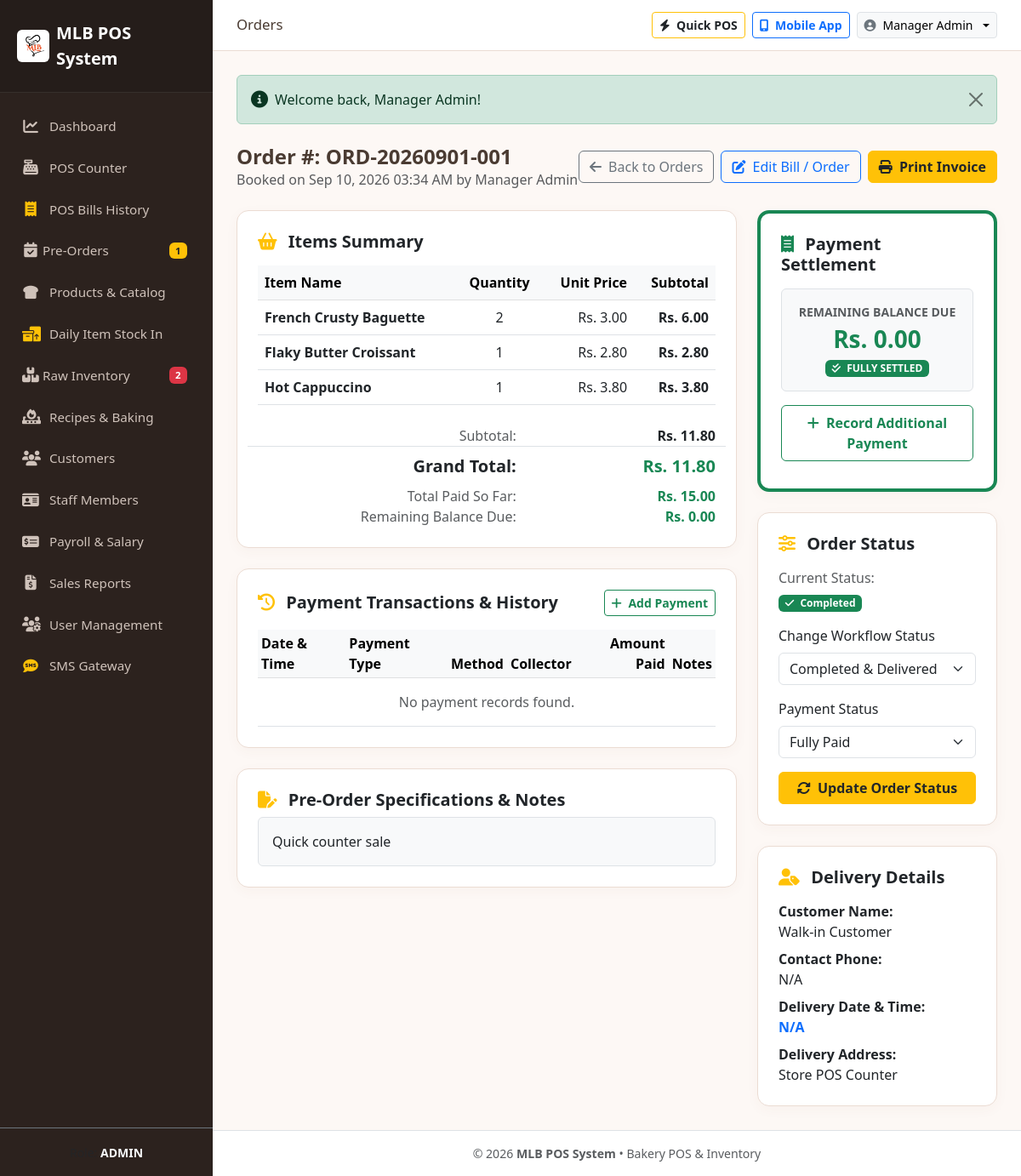
The app's page /modules/orders/view.php?id=1 (signed in) with its own data.
### tables this page shows
CREATE TABLE IF NOT EXISTS `orders` (
  `id` INT AUTO_INCREMENT PRIMARY KEY,
  `order_number` VARCHAR(50) NOT NULL UNIQUE,
  `customer_id` INT DEFAULT NULL,
  `order_type` ENUM('pos', 'preorder') NOT NULL DEFAULT 'preorder',
  `subtotal` DECIMAL(10,2) NOT NULL DEFAULT 0.00,
  `discount` DECIMAL(10,2) NOT NULL DEFAULT 0.00,
  `tax` DECIMAL(10,2) NOT NULL DEFAULT 0.00,
  `total_amount` DECIMAL(10,2) NOT NULL DEFAULT 0.00,
  `paid_amount` DECIMAL(10,2) NOT NULL DEFAULT 0.00,
  `change_amount` DECIMAL(10,2) NOT NULL DEFAULT 0.00,
  `payment_method` ENUM('cash', 'card', 'upi', 'online') NOT NULL DEFAULT 'cash',
  `payment_status` ENUM('paid', 'partial', 'unpaid') NOT NULL DEFAULT 'paid',
  `order_status` ENUM('pending', 'in_production', 'ready', 'completed', 'cancelled') NOT NULL DEFAULT 'completed',
  `delivery_date` DATETIME DEFAULT NULL,
  `custom_notes` TEXT DEFAULT NULL,
  `created_by` INT NOT NULL,
  `created_at` TIMESTAMP DEFAULT CURRENT_TIMESTAMP,
  FOREIGN KEY (`customer_id`) REFERENCES `customers`(`id`) ON DELETE SET NULL,
  FOREIGN KEY (`created_by`) REFERENCES `users`(`id`) ON DELETE CASCADE
);

CREATE TABLE IF NOT EXISTS `users` (
  `id` INT AUTO_INCREMENT PRIMARY KEY,
  `username` VARCHAR(50) NOT NULL UNIQUE,
  `password` VARCHAR(255) NOT NULL,
  `full_name` VARCHAR(100) NOT NULL,
  `email` VARCHAR(100) DEFAULT NULL,
  `role` ENUM('admin', 'owner', 'sales_person', 'pos_operator') NOT NULL DEFAULT 'pos_operator',
  `status` ENUM('active', 'inactive') NOT NULL DEFAULT 'active',
  `created_at` TIMESTAMP DEFAULT CURRENT_TIMESTAMP
);

CREATE TABLE IF NOT EXISTS `order_items` (
  `id` INT AUTO_INCREMENT PRIMARY KEY,
  `order_id` INT NOT NULL,
  `product_id` INT NOT NULL,
  `product_name` VARCHAR(150) NOT NULL,
  `quantity` INT NOT NULL DEFAULT 1,
  `unit_price` DECIMAL(10,2) NOT NULL,
  `subtotal` DECIMAL(10,2) NOT NULL,
  FOREIGN KEY (`order_id`) REFERENCES `orders`(`id`) ON DELETE CASCADE,
  FOREIGN KEY (`product_id`) REFERENCES `products`(`id`) ON DELETE CASCADE
);

CREATE TABLE IF NOT EXISTS `customers` (
  `id` INT AUTO_INCREMENT PRIMARY KEY,
  `title` VARCHAR(20) DEFAULT 'Mr.',
  `profile_picture` VARCHAR(255) DEFAULT 'default_avatar.png',
  `name` VARCHAR(100) NOT NULL,
  `phone` VARCHAR(30) DEFAULT NULL,
  `nic` VARCHAR(30) DEFAULT NULL,
  `email` VARCHAR(100) DEFAULT NULL,
  `address` TEXT DEFAULT NULL,
  `credit_limit` DECIMAL(10,2) DEFAULT 0.00,
  `credit_period` VARCHAR(50) DEFAULT '30 Days',
  `opening_balance` DECIMAL(10,2) DEFAULT 0.00,
  `branch` VARCHAR(100) DEFAULT 'Main Branch',
  `vat_enabled` TINYINT(1) DEFAULT 0,
  `vat_number` VARCHAR(50) DEFAULT NULL,
  `special_discount` DECIMAL(5,2) DEFAULT 0.00,
  `discount_biscuits` DECIMAL(5,2) DEFAULT 0.00,
  `discount_other` DECIMAL(5,2) DEFAULT 0.00,
  `notes` TEXT DEFAULT NULL,
  `created_at` TIMESTAMP DEFAULT CURRENT_TIMESTAMP
);

### modules/orders/view.php (the view, shortened to what this page needs)
<?php
require_once __DIR__ . '/../../includes/functions.php';
$orderId = isset($_GET['id']) ? (int)$_GET['id'] : 0;
$db = getDB();
$stmt = $db->prepare("SELECT o.*, c.name as customer_name, c.phone as customer_phone, c.email as customer_email, c.address as customer_address, u.full_name as created_by_name FROM orders o LEFT JOIN customers c ON o.customer_id = c.id LEFT JOIN users u ON o.created_by = u.id WHERE o.id = ?");
$stmt->execute([$orderId]);
$order = $stmt->fetch();
$stmtItems = $db->prepare("SELECT * FROM order_items WHERE order_id = ?");
$stmtItems->execute([$orderId]);
$items = $stmtItems->fetchAll();
$stmtPayments = $db->prepare("
    SELECT op.*, u.full_name as cashier_name
    FROM order_payments op
    LEFT JOIN users u ON op.created_by = u.id
    WHERE op.order_id = ?
    ORDER BY op.id ASC
");
$stmtPayments->execute([$orderId]);
$paymentHistory = $stmtPayments->fetchAll();
$remainingBalance = max(0, (float)$order['total_amount'] - (float)$order['paid_amount']);
require_once __DIR__ . '/../../includes/header.php';
?>
<div class="d-flex justify-content-between align-items-center mb-4">
    <div>
        <h4 class="fw-bold mb-0">Order #: <?php echo htmlspecialchars($order['order_number']); ?></h4>
        <p class="text-muted mb-0">Booked on <?php echo formatDateTime($order['created_at']); ?> by <?php echo htmlspecialchars($order['created_by_name']); ?></p>
    </div>
    <div class="d-flex gap-2">
        <a href="<?php echo BASE_URL; ?>modules/orders/index.php" class="btn btn-outline-secondary">
            <i class="fa-solid fa-arrow-left me-1"></i> Back to Orders
        </a>
        <a href="<?php echo BASE_URL; ?>modules/orders/edit.php?id=<?php echo $order['id']; ?>" class="btn btn-outline-primary">
            <i class="fa-solid fa-pen-to-square me-1"></i> Edit Bill / Order
        </a>
        <a href="<?php echo BASE_URL; ?>modules/pos/invoice.php?id=<?php echo $order['id']; ?>" class="btn btn-warning text-dark fw-bold" target="_blank">
            <i class="fa-solid fa-print me-1"></i> Print Invoice
        </a>
    </div>
</div>
<div class="row g-4">
    <div class="col-lg-8">
        <div class="card card-bakery p-4 mb-4">
            <h5 class="fw-bold mb-3"><i class="fa-solid fa-basket-shopping text-warning me-2"></i> Items Summary</h5>
            <div class="table-responsive">
                <table class="table table-hover align-middle">
                    <thead class="table-light">
                        <tr>
                            <th>Item Name</th>
                            <th class="text-center">Quantity</th>
                            <th class="text-end">Unit Price</th>
                            <th class="text-end">Subtotal</th>
                        </tr>
                    </thead>
                    <tbody>
                        <?php foreach ($items as $item): ?>
                            <tr>
                                <td><strong class="text-dark"><?php echo htmlspecialchars($item['product_name']); ?></strong></td>
                                <td class="text-center"><?php echo $item['quantity']; ?></td>
                                <td class="text-end"><?php echo formatMoney($item['unit_price']); ?></td>
                                <td class="text-end fw-bold"><?php echo formatMoney($item['subtotal']); ?></td>
                            </tr>
                        <?php endforeach; ?>
                    </tbody>
                </table>
            </div>
            <div class="row text-end mt-2">
                <div class="col-7 text-muted">Subtotal:</div>
                <div class="col-5 fw-semibold"><?php echo formatMoney($order['subtotal']); ?></div>
                <div class="col-7 fw-bold text-dark fs-5 pt-2 border-top">Grand Total:</div>
                <div class="col-5 fw-bold text-success fs-5 pt-2 border-top"><?php echo formatMoney($order['total_amount']); ?></div>
                <div class="col-7 text-muted pt-2">Total Paid So Far:</div>
                <div class="col-5 fw-semibold text-success pt-2"><?php echo formatMoney($order['paid_amount']); ?></div>
                <div class="col-7 text-muted">Remaining Balance Due:</div>
                <div class="col-5 fw-bold <?php echo $remainingBalance > 0 ? 'text-danger' : 'text-success'; ?>">
                    <?php echo formatMoney($remainingBalance); ?>
                </div>
            </div>
        </div>
        <div class="card card-bakery p-4 mb-4">
            <div class="d-flex justify-content-between align-items-center mb-3">
                <h5 class="fw-bold mb-0"><i class="fa-solid fa-clock-rotate-left text-warning me-2"></i> Payment Transactions & History</h5>
                <button type="button" class="btn btn-sm btn-outline-success fw-bold" data-bs-toggle="modal" data-bs-target="#paymentModal">
                    <i class="fa-solid fa-plus me-1"></i> Add Payment
                </button>
            </div>
            <div class="table-responsive">
                <table class="table table-sm table-hover align-middle mb-0">
                    <thead class="table-light">
                        <tr>
                            <th>Date & Time</th>
                            <th>Payment Type</th>
                            <th>Method</th>
                            <th>Collector</th>
                            <th class="text-end">Amount Paid</th>
                            <th>Notes</th>
                        </tr>
                    </thead>
                    <tbody>
                        <?php if (empty($paymentHistory)): ?>
                            <tr><td colspan="6" class="text-center text-muted py-3">No payment records found.</td></tr>
                        <?php endif; ?>
                    </tbody>
                </table>
            </div>
        </div>
        <?php if (!empty($order['custom_notes'])): ?>
            <div class="card card-bakery p-4">
                <h5 class="fw-bold mb-2"><i class="fa-solid fa-file-pen text-warning me-2"></i> Pre-Order Specifications & Notes</h5>
                <div class="p-3 bg-light rounded border text-dark">
                    <?php echo nl2br(htmlspecialchars($order['custom_notes'])); ?>
                </div>
            </div>
        <?php endif; ?>
    </div>
    <div class="col-lg-4">
        <div class="card card-bakery p-4 mb-4 border-start border-4 <?php echo $remainingBalance > 0 ? 'border-danger' : 'border-success'; ?>">
            <h5 class="fw-bold mb-3"><i class="fa-solid fa-receipt text-success me-2"></i> Payment Settlement</h5>
            <div class="mb-3 p-3 bg-light rounded border text-center">
                <small class="text-muted d-block text-uppercase fw-bold">Remaining Balance Due</small>
                <?php if ($remainingBalance > 0): ?>
                    <div class="fs-3 fw-bold text-danger">Rs. <?php echo number_format($remainingBalance, 2); ?></div>
                    <span class="badge bg-warning text-dark mt-1">Pending Balance Payment</span>
                <?php else: ?>
                    <div class="fs-3 fw-bold text-success">Rs. 0.00</div>
                    <span class="badge bg-success mt-1"><i class="fa-solid fa-check-double me-1"></i> FULLY SETTLED</span>
                <?php endif; ?>
            </div>
            <?php if ($remainingBalance > 0): ?>
                <button type="button" class="btn btn-success text-white fw-bold w-100 py-2 shadow-sm mb-2" data-bs-toggle="modal" data-bs-target="#paymentModal">
                    <i class="fa-solid fa-hand-holding-dollar me-2"></i> Collect Payment / Settle Balance
                </button>
            <?php else: ?>
                <button type="button" class="btn btn-outline-success fw-bold w-100 py-2 mb-2" data-bs-toggle="modal" data-bs-target="#paymentModal">
                    <i class="fa-solid fa-plus me-1"></i> Record Additional Payment
                </button>
            <?php endif; ?>
        </div>
        <div class="card card-bakery p-4 mb-4">
            <h5 class="fw-bold mb-3"><i class="fa-solid fa-sliders text-warning me-2"></i> Order Status</h5>
            <div class="mb-3">
                <span class="text-muted d-block text-xs">Current Status:</span>
                <div class="mt-1"><?php echo getStatusBadge($order['order_status']); ?></div>
            </div>
            <form action="<?php echo BASE_URL; ?>modules/orders/update_status.php" method="POST">
                <div class="mb-3">
                    <label class="form-label font-weight-bold">Change Workflow Status</label>
                    <select name="order_status" class="form-select">
                        <option value="completed" <?php echo ($order['order_status'] == 'completed') ? 'selected' : ''; ?>>Completed & Delivered</option>
                    </select>
                </div>
                <div class="mb-3">
                    <label class="form-label font-weight-bold">Payment Status</label>
                    <select name="payment_status" class="form-select">
                        <option value="paid" <?php echo ($order['payment_status'] == 'paid') ? 'selected' : ''; ?>>Fully Paid</option>
                    </select>
                </div>
                <button type="submit" class="btn btn-warning text-dark fw-bold w-100">
                    <i class="fa-solid fa-rotate me-1"></i> Update Order Status
                </button>
            </form>
        </div>
        <div class="card card-bakery p-4">
            <h5 class="fw-bold mb-3"><i class="fa-solid fa-user-tag text-warning me-2"></i> Delivery Details</h5>
            <ul class="list-unstyled mb-0 text-sm">
                <li class="mb-2">
                    <strong class="d-block text-dark">Customer Name:</strong>
                    <span><?php echo htmlspecialchars($order['customer_name'] ?? 'Walk-in'); ?></span>
                </li>
                <li class="mb-2">
                    <strong class="d-block text-dark">Contact Phone:</strong>
                    <span><?php echo htmlspecialchars($order['customer_phone'] ?? 'N/A'); ?></span>
                </li>
                <li class="mb-2">
                    <strong class="d-block text-dark">Delivery Date & Time:</strong>
                    <span class="text-primary fw-semibold"><?php echo formatDateTime($order['delivery_date']); ?></span>
                </li>
                <li>
                    <strong class="d-block text-dark">Delivery Address:</strong>
                    <span><?php echo htmlspecialchars($order['customer_address'] ?? 'Store Pickup'); ?></span>
                </li>
            </ul>
        </div>
    </div>
</div>
<?php require_once __DIR__ . '/../../includes/footer.php'; ?>

### includes/functions.php (shortened to what this page needs)
<?php
function formatMoney($amount, $currency = 'Rs. ') {
    return $currency . number_format((float)$amount, 2, '.', ',');
}
function formatDateTime($dateStr) {
    if (empty($dateStr)) return 'N/A';
    return date('M d, Y h:i A', strtotime($dateStr));
}
function displayFlash() {
    $types = ['success' => 'success', 'error' => 'danger', 'warning' => 'warning', 'info' => 'info'];
    $output = '';
    foreach ($types as $key => $bsClass) {
        if (isset($_SESSION['flash_' . $key])) {
            $output .= '<div class="alert alert-' . $bsClass . ' alert-dismissible fade show d-flex align-items-center mb-4" role="alert">
                <i class="fa-solid fa-circle-info me-2 fs-5"></i>
                <div>' . htmlspecialchars($_SESSION['flash_' . $key]) . '</div>
                <button type="button" class="btn-close" data-bs-dismiss="alert" aria-label="Close"></button>
            </div>';
        }
    }
    return $output;
}
function getStatusBadge($status) {
    switch (strtolower($status)) {
        case 'completed':
        case 'paid':
        case 'active':
            return '<span class="badge bg-success"><i class="fa-solid fa-check me-1"></i> ' . ucfirst($status) . '</span>';
    }
}

### assets/css/style.css (style rules this page uses)
:root { --bakery-primary: #d97724; --bakery-primary-dark: #b25310; --bakery-secondary: #8c4a27; --bakery-bg: #fdf8f5; --bakery-card-bg: #ffffff; --bakery-sidebar-bg: #2c221e; --bakery-sidebar-active: #d97724; --bakery-text: #4a3b32; --bakery-muted: #8d7a6e; }
body { background-color: var(--bakery-bg); color: var(--bakery-text); font-family: 'Segoe UI', system-ui, -apple-system, sans-serif; min-height: 100vh; display: flex; flex-direction: column; }
.card-bakery { background: var(--bakery-card-bg); border: 1px solid #ebdcd3; border-radius: 14px; box-shadow: 0 4px 15px rgba(140, 74, 39, 0.04); transition: transform 0.2s ease, box-shadow 0.2s ease; }

### records on screen
orders: order_number "ORD-20260901-001", created_at "Sep 10, 2026 03:34 AM", created_by.full_name "Manager Admin", subtotal "Rs. 11.80", total_amount "Rs. 11.80", paid_amount "Rs. 15.00", formatMoney($remainingBalance) "Rs. 0.00", custom_notes "Quick counter sale", order_status "Completed", order_status "Completed & Delivered", payment_status "Fully Paid", customer.name "Walk-in Customer", customer.phone "N/A", delivery_date "N/A", customer.address "Store POS Counter"
order_items: product_name "French Crusty Baguette", quantity "2", unit_price "Rs. 3.00", subtotal "Rs. 6.00"
order_items: product_name "Flaky Butter Croissant", quantity "1", unit_price "Rs. 2.80", subtotal "Rs. 2.80"
order_items: product_name "Hot Cappuccino", quantity "1", unit_price "Rs. 3.80", subtotal "Rs. 3.80"

### other values on screen
$pendingOrdersBadge "1"
$lowStockBadge "2"
str_replace('_', ' ', getCurrentUserRole()) "ADMIN"
$currentDir "Orders"
getCurrentUserName() "Manager Admin"
$_SESSION['flash_' . $key] "Welcome back, Manager Admin!"
